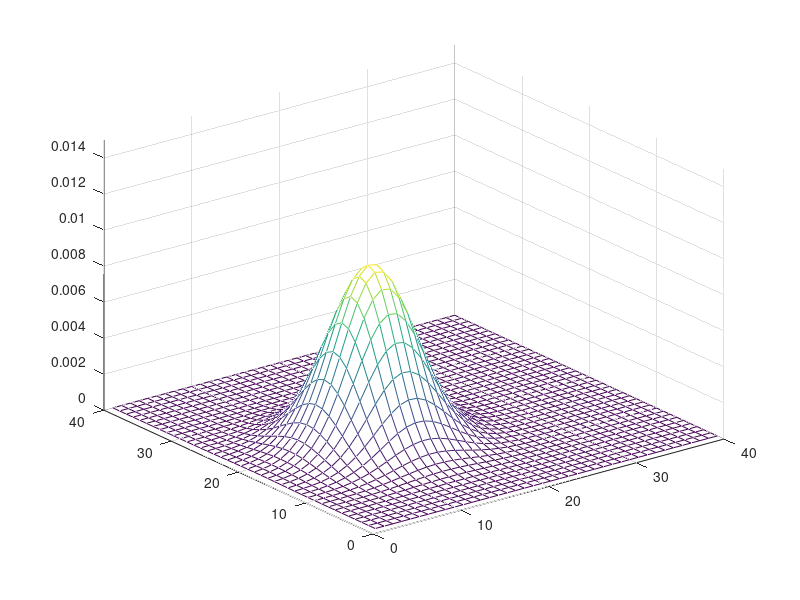
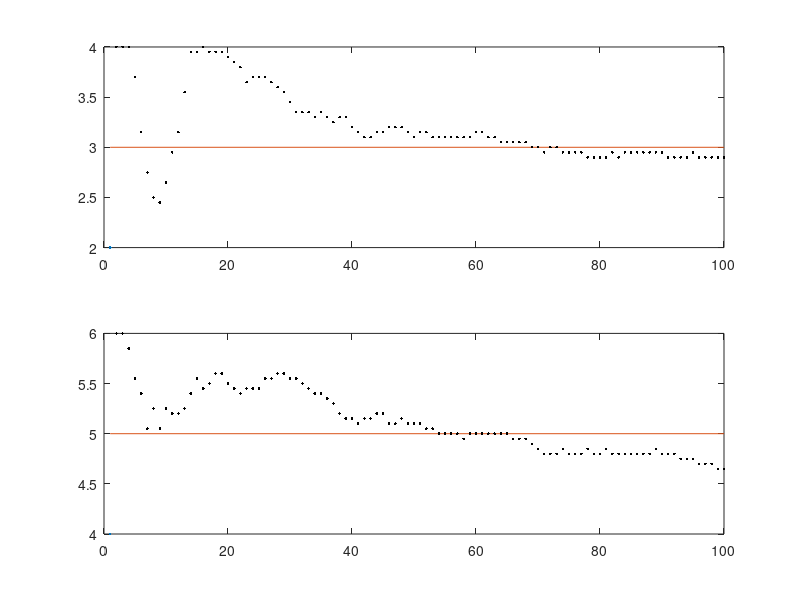

Here is the MATLAB script that generated these plots, in order:
figure(1);clf;
figure(2);clf;
N = 100
s=[3;5];  % where the quail is hiding

%quail squawks N times, and for each squawk, the ninja hears the quail at
%some location. The error in estimation of where the qual is will be
%defined as gaussian around where the quail actually is with a standard
%deviation of 2.

n=2*randn(2,N); % Create vector of iterative squawks with a standard
% deviation of 2.
x=zeros(2,N); % x will be the initialized variable for where the ninja
% thinks he hears the quail.

%center the gaussian random swarks around the point where the quail
%actually is. and plot
figure(1);

%make the plot prettier
h=plot(s(1),s(2),'r.');  % Plot where the quail actually is
set(h,'markersize',40,'linewidth',3); % make pretty
axis([0,10,0,10]);  % make pretty
hold off;
hold on
for i=1:N
    x(:,i)=s+n(:,i); 
    plot(x(1,i),x(2,i),'k.','markersize',10);
    pause
end;




%now, we do Ninja bayes!

%define the locations the quail can be at
Sa=[2:0.05:4];
Sb=[4:0.05:6];


%no bias, no prior knowledge, uniform distribution
L=length(Sa);
Pr=ones(L,L); % Initialize all one --> uniform prior
Po=ones(L,L); %duplicate for iterative update

%bias the prior toward the quail
%figure(1);mesh(centered_prior), axis([0 40 0 40 0 0.015])
%Po = centered_prior;
%Pr = centered_prior;

%bias the prior away from the quail
%figure(1);mesh(off_centered_prior), axis([0 40 0 40 0 0.015])
%Po = off_centered_prior;
%Pr = off_centered_prior;

Pr=Pr/sum(sum(Pr)); % Turn the prior into a pmf by dividing by the sum.
Po=Po/sum(sum(Po)); % Each value is now 1/(number of states), so it all
% sums to one.
figure(1);clf;mesh(Po), axis([0 40 0 40 0 0.015])






%%iterative bayes

[a,b]=find(Po==max(max(Po)));  % Pull out the indices at which Po achieves
% its max to start.
sest=[Sa(a);Sb(b)];  % The best estimate of the true state to start.
figure(1);
clf
figure(2);
clf
subplot(211); plot(1,sest(1)); hold on;
line([1,N],[s(1),s(1)]); % Draw a line at the location of the x dimension.
subplot(212); plot(1,sest(2)); hold on;
line([1,N],[s(2),s(2)]); % Draw a line at the location of the y dimension.

K=[4,0;0,4]; % covariance matrix for making a 2-D gaussian
for (n=2:length(x));
    Pr=Po; %store the posterior to the prior.
    m=0*Pr;    
    %likelihood
    % look at each location, assume that the given location is
    % is there quail is, and get the likelihood of the data x(:,n) assuming
    % 2-d gaussian noise
    for (i=1:length(Pr)) 
       for (j=1:length(Pr))
           me=[Sa(i);Sb(j)];
           m(i,j) = 1/sqrt((2*pi)^2*det(K)) * exp(-(x(:,n)-me)'*...
               inv(K)*(x(:,n)-me)/2); %Compute likelihood            
           m(i,j) = m(i,j) * Pr(i,j); % Combine this likelihood with the prior    
       end;
    end;
    Po=m/sum(sum(m)); %normalize this distribution to make it a proper probability distribution.
    figure(1);mesh(Po), axis([0 40 0 40 0 0.015]) %plot it
    figure(2);
    [a,b]=find(Po==max(max(Po)));  % Get the peak value; it's most likely location of the Quail.
    sest=[Sa(a);Sb(b)];  %A store the coordinates of this location in the bushes
    subplot(211);plot(n,sest(1),'k.');axis([0 N 2 4 ])
    subplot(212); plot(n,sest(2),'k.');axis([0 N 4 6 ])
    pause
end;  
subplot(211); hold off;
subplot(212); hold off;